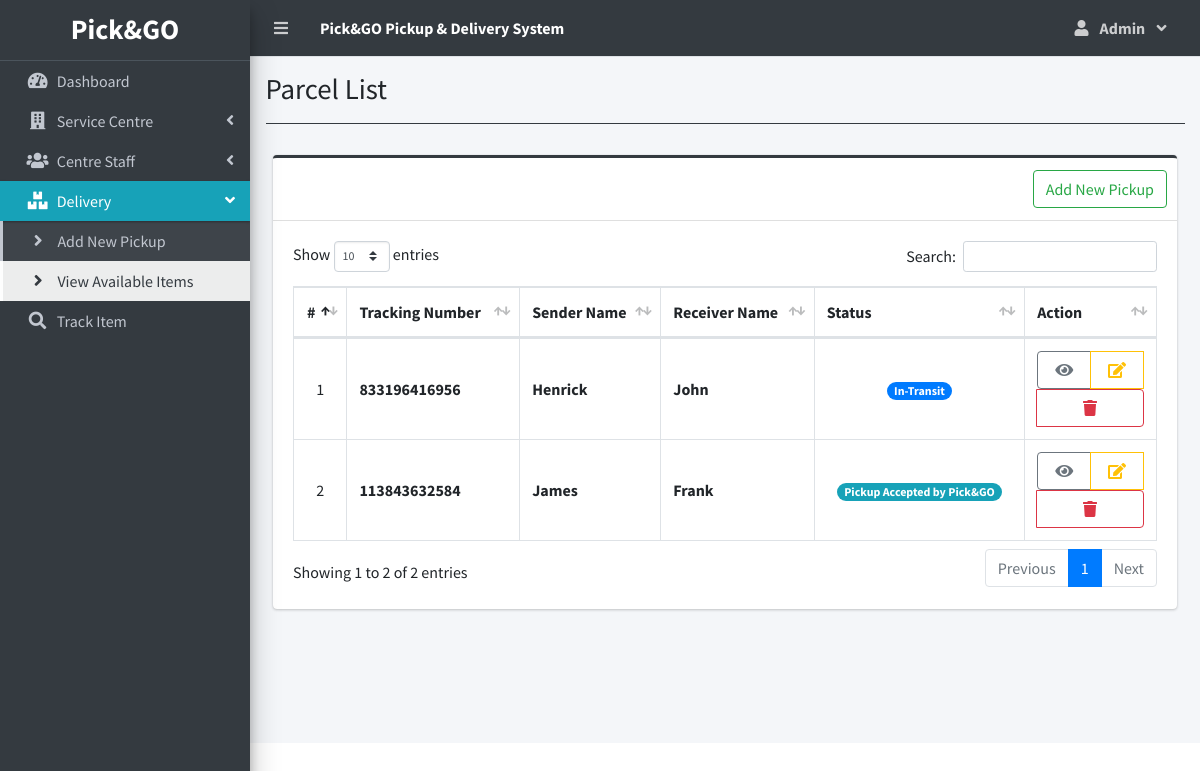
The page /index.php?page=parcel_list (signed in) on the database its author committed.
### tables this page shows
CREATE TABLE `parcels` (
  `id` int(30) NOT NULL,
  `reference_number` varchar(100) NOT NULL,
  `sender_name` text NOT NULL,
  `sender_address` text NOT NULL,
  `sender_contact` text NOT NULL,
  `recipient_name` text NOT NULL,
  `recipient_address` text NOT NULL,
  `recipient_contact` text NOT NULL,
  `type` int(1) NOT NULL COMMENT '1 = Deliver, 2=Pickup',
  `from_branch_id` varchar(30) NOT NULL,
  `to_branch_id` varchar(30) NOT NULL,
  `weight` varchar(100) NOT NULL,
  `height` varchar(100) NOT NULL,
  `width` varchar(100) NOT NULL,
  `length` varchar(100) NOT NULL,
  `price` float NOT NULL,
  `status` int(2) NOT NULL DEFAULT 0,
  `date_created` datetime NOT NULL DEFAULT current_timestamp()
);

### parcel_list.php (the view, shortened to what this page needs)
<?php include'db_connect.php' ?>
<div class="col-lg-12">
	<div class="card card-outline card-dark">
		<div class="card-header">
			<div class="card-tools">
				<a class="btn btn-outline-success" href="./index.php?page=new_parcel"></i> Add New Pickup</a>
			</div>
		</div>
		<div class="card-body">
			<table class="table tabe-hover table-bordered" id="list">
				<!-- <colgroup>
					<col width="5%">
					<col width="15%">
					<col width="25%">
					<col width="25%">
					<col width="15%">
				</colgroup> -->
				<thead>
					<tr>
						<th class="text-center">#</th>
						<th>Tracking Number</th>
						<th>Sender Name</th>
						<th>Receiver Name</th>
						<th>Status</th>
						<th>Action</th>
					</tr>
				</thead>
				<tbody>
					<?php
					$i = 1;
					$where = "";
					$qry = $conn->query("SELECT * from parcels $where order by  unix_timestamp(date_created) desc ");
					while($row= $qry->fetch_assoc()):
					?>
					<tr>
						<td class="text-center"><?php echo $i++ ?></td>
						<td><b><?php echo ($row['reference_number']) ?></b></td>
						<td><b><?php echo ucwords($row['sender_name']) ?></b></td>
						<td><b><?php echo ucwords($row['recipient_name']) ?></b></td>
						<td class="text-center">
							<?php
							switch ($row['status']) {
								case '3':
									echo "<span class='badge badge-pill badge-primary'> In-Transit</span>";
									break;
								default:
									echo "<span class='badge badge-pill badge-info'> Pickup Accepted by Pick&GO</span>";
									break;
							}
							?>
						</td>
						<td class="text-center">
		                    <div class="btn-group btn-toolbar">
		                    	<button type="button" class="btn btn-outline-secondary view_parcel" data-id="<?php echo $row['id'] ?>">
		                          <i class="fas fa-eye"></i>
		                        </button>
		                        <a href="index.php?page=edit_parcel&id=<?php echo $row['id'] ?>" class="btn btn-outline-warning ">
		                          <i class="fas fa-edit"></i>
		                        </a>
		                        <button type="button" class="btn btn-outline-danger delete_parcel" data-id="<?php echo $row['id'] ?>">
		                          <i class="fas fa-trash"></i>
		                        </button>
	                      </div>
						</td>
					</tr>
				<?php endwhile; ?>
				</tbody>
			</table>
		</div>
	</div>
</div>

### parcel_list.php (style rules this page uses)
table td { vertical-align: middle !important; }

### rows shown on the page
parcels: reference_number "833196416956", sender_name "Henrick", recipient_name "John", status "In-Transit"
parcels: reference_number "113843632584", sender_name "James", recipient_name "Frank", status "Pickup Accepted by Pick&GO"

### other values the page prints
$_SESSION['system']['name'] "Pick&GO Pickup & Delivery System"
$_SESSION['login_firstname'] "Admin"
$title "Parcel List"
